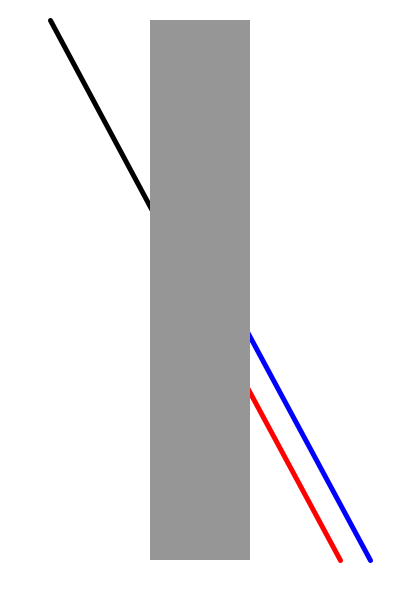
Frame 1 (no input)
Frame 60 (the mouse pressed at the canvas centre just before this capture): identical to frame 1, image omitted
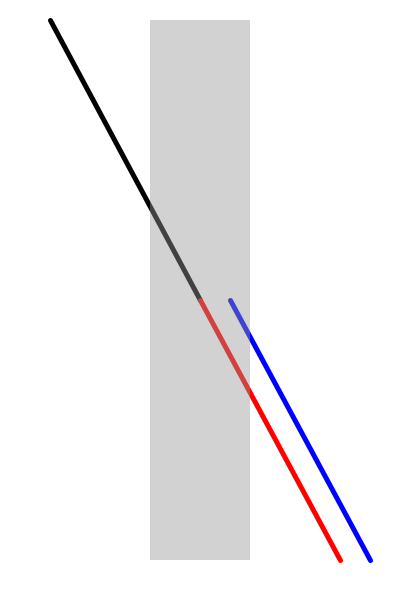
Frame 120 (the mouse held since frame 60 and released just before this capture)

The Processing sketch that drew these frames (run headless with seeded random() and noise(); from frame 60 on, the mouse is pressed at the canvas centre):

// Processing sketch: Poggerdoff
// ── Poggerdoff.pde
void setup(){
  size(400,600);
  strokeWeight(5);
}

int value = 150;
void draw(){
background(255);
if (mousePressed){
  line(50,20, 200 ,300);
  pushStyle();
    stroke(255,0,0);
    line(200,300,340,560);
  popStyle();
  pushStyle();
    stroke(0,0,255);
    line(230,300,370,560);
  popStyle();
  pushStyle();
    noStroke();
    fill(150,110);
    rect(150,20,100,540);
  popStyle();

}else {
  line(50,20, 200 ,300);
  pushStyle();
    stroke(255,0,0);
    line(200,300,340,560);
  popStyle();
  pushStyle();
    stroke(0,0,255);
    line(230,300,370,560);
  popStyle();
  pushStyle();
    noStroke();
    fill(150);
    rect(150,20,100,540);
  popStyle();
}

}
